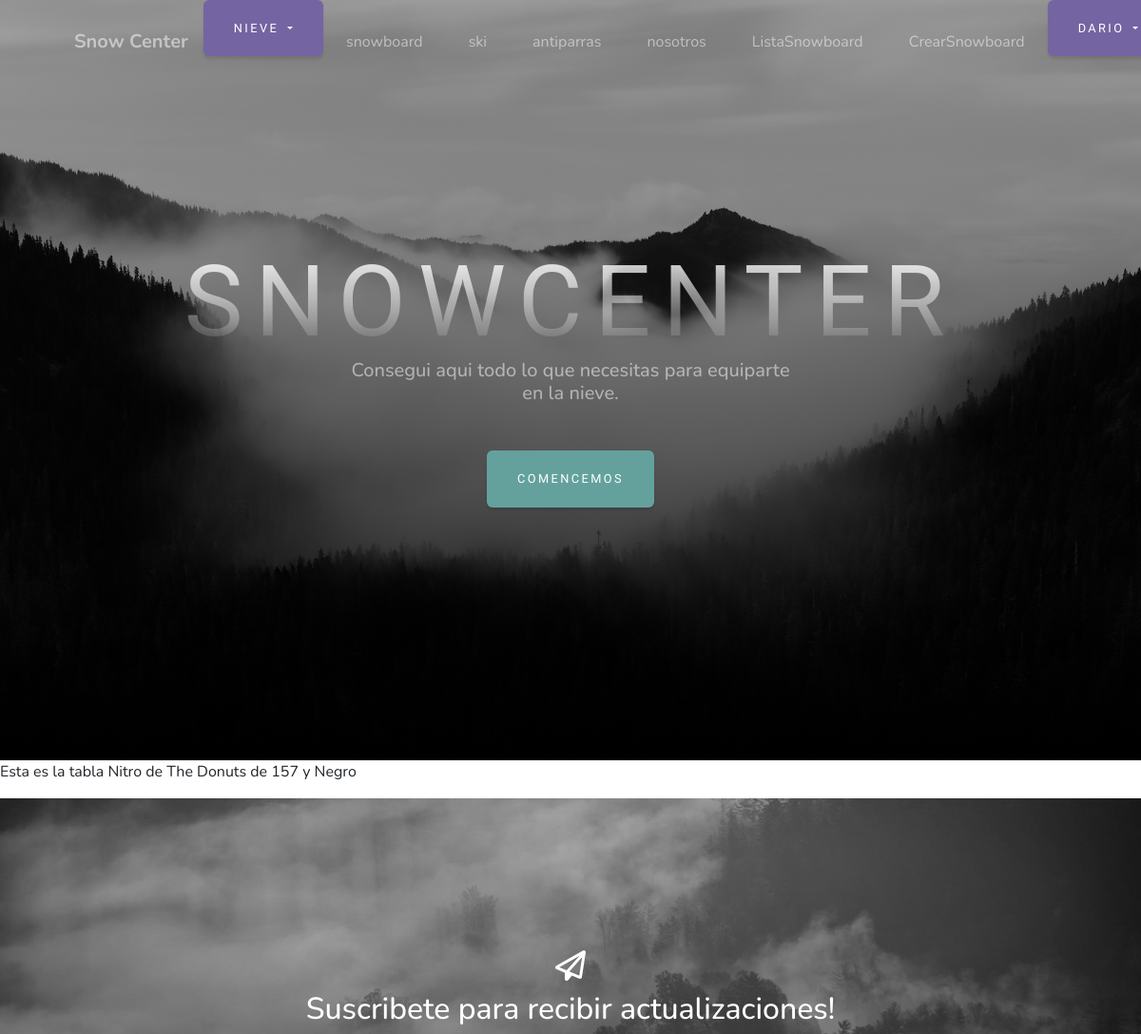
The page /snowboard-ver/2/ (signed in, upper part) on the database as committed earlier.
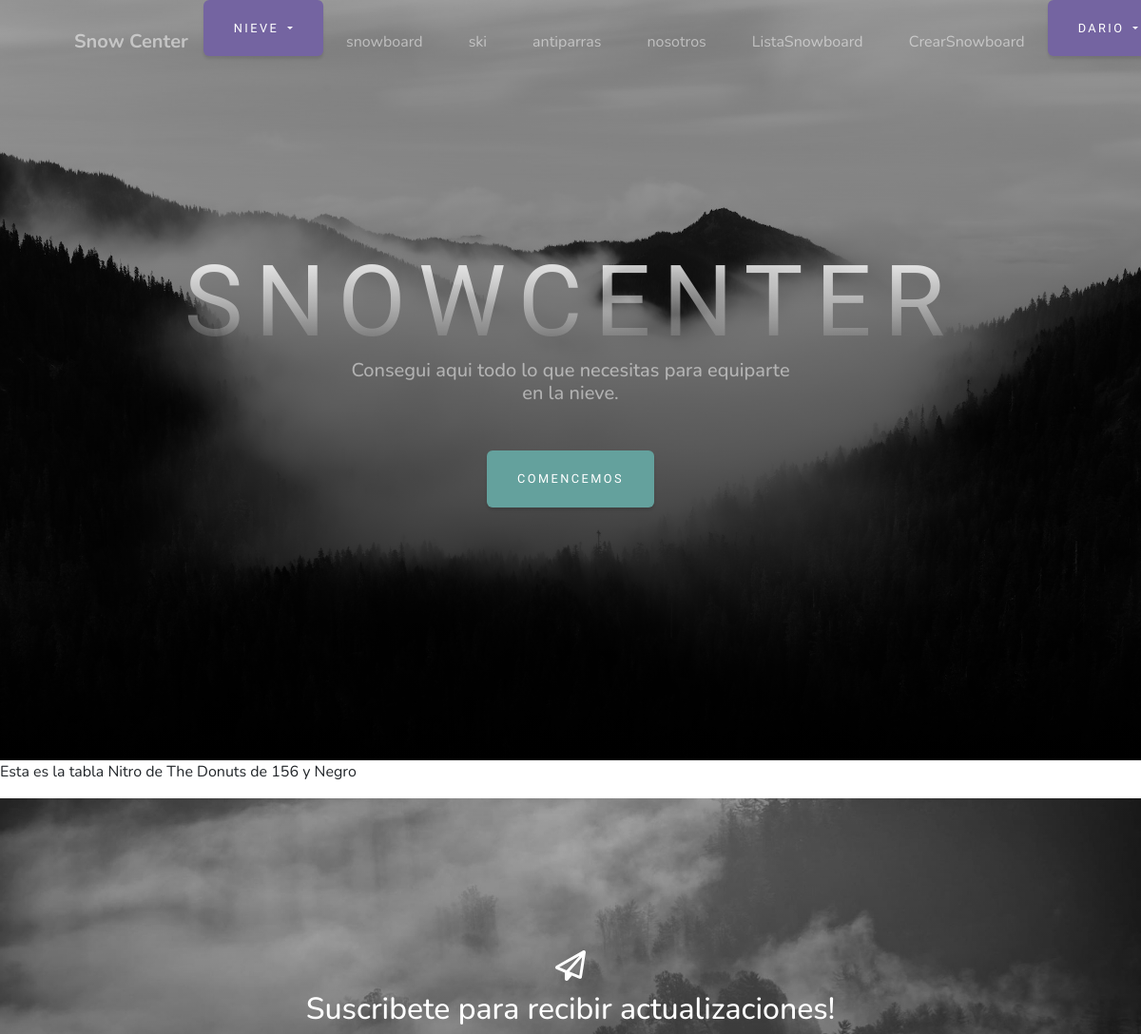
The same page on the database as committed later.
### productos/models.py (models this page shows)
class Snowboard(models.Model):
    marca = models.CharField(max_length=30)
    modelo = models.CharField(max_length=20)
    tamaño = models.IntegerField()
    color = models.CharField(max_length=20)

### productos/views.py (the view)
# urls.py: path('snowboard-ver/<pk>/', views.SnowboardDetailView.as_view(), name= "VerSnowboard"),
class SnowboardDetailView (DetailView):
    model= Snowboard
    template_name= "productos/snowboard_detalle.html"

### productos/templates/productos/snowboard_detalle.html (shortened to what this page needs)
{% extends 'productos/base.html' %}
{% load static %}
{% block main %}
    <p>Esta es la tabla {{snowboard.marca}} de {{snowboard.modelo}} de {{snowboard.tamaño}} y {{snowboard.color}}</p>
{% endblock main %}

Rows that differ between the two databases and show on the page:
changed Snowboard "Nitro": tamaño "157" → "156"
